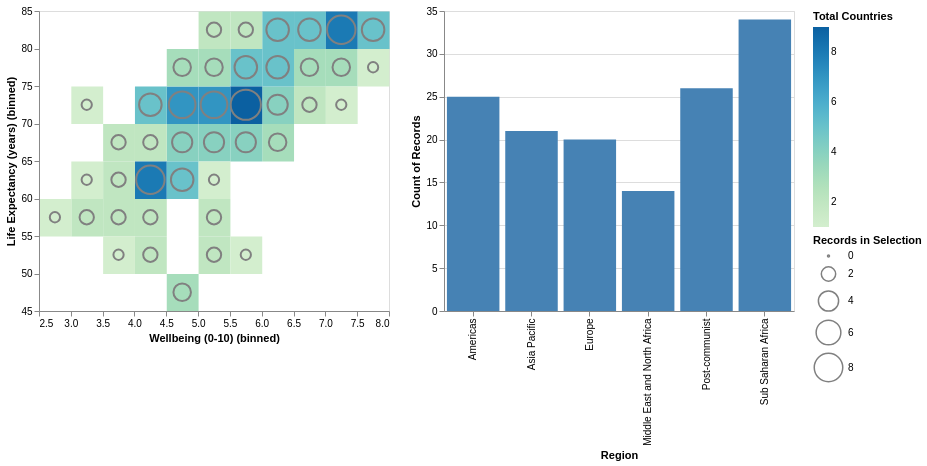

Notebook code cell kept with this figure:
### Code cell
#Place the bars
bars = alt.Chart(hpi_df).mark_bar().encode(
    x='Region:N',
    y='count()',
    color=alt.condition(selected_region, alt.ColorValue("steelblue"), alt.ColorValue("grey"))
).properties(
    width=350
).add_selection(selected_region)

heatmap + circles | bars

### Figure 1 — Vega-Lite specification as saved in the notebook (floating-point values rounded to 4 significant figures; data arrays with more than 128 entries replaced by an {"elided": "..."} marker saying what was removed)
{"config": {"view": {"continuousWidth": 400, "continuousHeight": 300}}, "hconcat": [{"layer": [{"mark": "rect", "encoding": {"color": {"aggregate": "count", "legend": {"title": "Total Countries"}, "scale": {"scheme": "greenblue"}, "type": "quantitative"}, "x": {"bin": true, "field": "Wellbeing (0-10)", "type": "quantitative"}, "y": {"bin": true, "field": "Life Expectancy (years)", "type": "quantitative"}}, "width": 350}, {"mark": "point", "encoding": {"color": {"value": "grey"}, "size": {"aggregate": "count", "legend": {"title": "Records in Selection"}, "type": "quantitative"}, "x": {"bin": true, "field": "Wellbeing (0-10)", "type": "quantitative"}, "y": {"bin": true, "field": "Life Expectancy (years)", "type": "quantitative"}}, "transform": [{"filter": {"selection": "selector001"}}], "width": 350}]}, {"mark": "bar", "encoding": {"color": {"condition": {"value": "steelblue", "selection": "selector001"}, "value": "grey"}, "x": {"field": "Region", "type": "nominal"}, "y": {"aggregate": "count", "type": "quantitative"}}, "selection": {"selector001": {"type": "single", "encodings": ["x"]}}, "width": 350}], "data": {"name": "data-b6e384118ea359c0b898611b3ac8c5b7"}, "$schema": "https://vega.github.io/schema/vega-lite/v4.17.0.json", "datasets": {"data-b6e384118ea359c0b898611b3ac8c5b7": {"elided": "140 records"}}}
